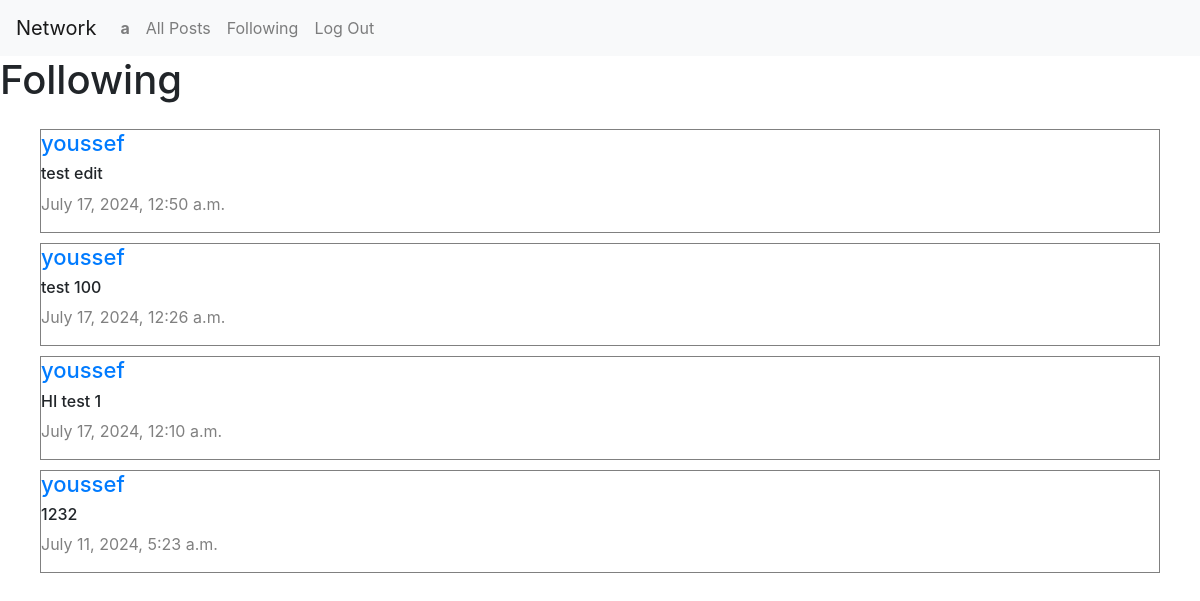
The page /following (signed in) on the database its author committed.
### network/models.py (models this page shows, shortened)
class User(AbstractUser):
    pass

class Post(models.Model):
    content = models.CharField(max_length=200)
    user = models.ForeignKey(User, on_delete=models.CASCADE, related_name='author')
    date = models.DateTimeField(auto_now_add=True)

### network/views.py (the view)
# urls.py: path("following", views.following, name="following"),
def following(request):
    current_user = request.user
    following_people = Follow.objects.filter(userFollower=current_user)
    all_posts = Post.objects.all().order_by('-id')  # Order by descending id
    following_posts = []
    for post in all_posts:
        for person in following_people:
            if person.userFollowing == post.user:
                following_posts.append(post)
    paginator = Paginator(following_posts, 10)  # Show 10 posts per page
    page_number = request.GET.get('page')
    page_obj = paginator.get_page(page_number)
    return render(request, "network/following.html", {
        'page_obj': page_obj,
    })

### network/templates/network/following.html (shortened to what this page needs)
{% extends "network/layout.html" %}
{% block body %}
    <h1 > Following</h1>
    <div class="allPosts">
      {% for post in page_obj %}
        <div class=" post">
            <h5 class='username'><a href="{% url 'profile' user_id=post.user.id %}">{{ post.user }}</a></h5>
            <h6 class='content'> {{ post.content }}</h6>
            <p class='date'> {{ post.date }}</p>
        </div>
        {% endfor %}
    </div>
{% endblock %}

### network/templates/network/layout.html (shortened to what this page needs)
{% load static %}
<!DOCTYPE html>
<html lang="en">
    <head>
        <link rel="stylesheet" href="https://stackpath.bootstrapcdn.com/bootstrap/4.4.1/css/bootstrap.min.css">
        <link href="{% static 'network/styles.css' %}" rel="stylesheet">
        <link rel="stylesheet" href="https://cdnjs.cloudflare.com/ajax/libs/font-awesome/4.7.0/css/font-awesome.min.css">
    </head>
    <body>
        <nav class="navbar navbar-expand-lg navbar-light bg-light">
            <a class="navbar-brand" href="{% url 'index'%}">Network</a>
            <div>
              <ul class="navbar-nav mr-auto">
                {% if user.is_authenticated %}
                    <li class="nav-item">
                        <a class="nav-link" href="{% url 'profile' user_id=user.id  %}"><strong>{{ user.username }}</strong></a>
                    </li>
                {% endif %}
                <li class="nav-item">
                  <a class="nav-link" href="{% url 'index' %}">All Posts</a>
                </li>
                {% if user.is_authenticated %}
                    <li class="nav-item">
                        <a class="nav-link" href="{% url 'following' %}">Following</a>
                    </li>
                    <li class="nav-item">
                        <a class="nav-link" href="{% url 'logout' %}">Log Out</a>
                    </li>
                {% endif %}
              </ul>
            </div>
          </nav>
        <div class="body">
            {% block body %}
            {% endblock %}
        </div>
    </body>
</html>

### network/static/network/styles.css (style rules this page uses)
.allPosts { display: flex; justify-content: flex-start; flex-direction: column; margin: 20px ; box-sizing: border-box; }
.post { border: 0.1px solid grey ; display: flex ; justify-content: center; flex-direction: column; box-sizing: border-box; margin: 5px 20px; }
.content { font-size: 16px !important; }
.username { font-size: 22px!important; }
.date { color: gray; font-size: 16px!important; }

### rows shown on the page
User: username "a"
Post: user "youssef", content "test edit", date "July 17, 2024, 12:50 a.m."
Post: user "youssef", content "test 100", date "July 17, 2024, 12:26 a.m."
Post: user "youssef", content "HI test 1", date "July 17, 2024, 12:10 a.m."
Post: user "youssef", content "1232", date "July 11, 2024, 5:23 a.m."
